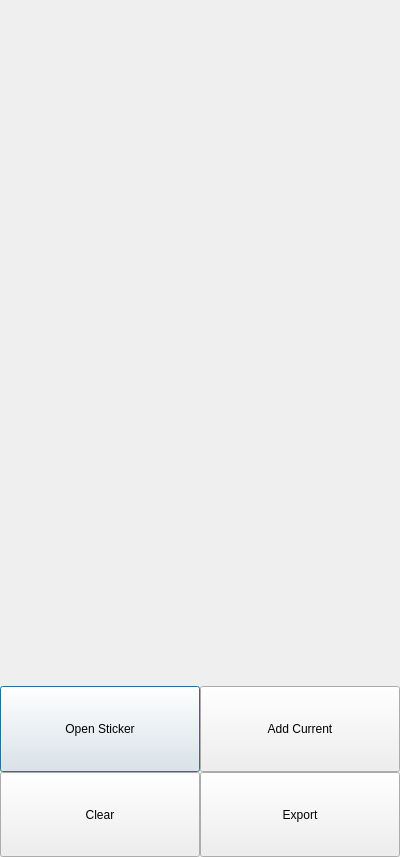
<?xml version="1.0" encoding="UTF-8"?>
<ui version="4.0">
 <class>StickerPackBuilderDialog</class>
 <widget class="QDialog" name="StickerPackBuilderDialog">
  <property name="geometry">
   <rect>
    <x>0</x>
    <y>0</y>
    <width>400</width>
    <height>857</height>
   </rect>
  </property>
  <property name="windowTitle">
   <string>Export Stickers</string>
  </property>
  <layout class="QVBoxLayout" name="verticalLayout" stretch="8,2">
   <property name="spacing">
    <number>0</number>
   </property>
   <property name="leftMargin">
    <number>0</number>
   </property>
   <property name="topMargin">
    <number>0</number>
   </property>
   <property name="rightMargin">
    <number>0</number>
   </property>
   <property name="bottomMargin">
    <number>0</number>
   </property>
   <item>
    <widget class="QScrollArea" name="scroll_area">
     <property name="frameShape">
      <enum>QFrame::NoFrame</enum>
     </property>
     <property name="verticalScrollBarPolicy">
      <enum>Qt::ScrollBarAlwaysOff</enum>
     </property>
     <property name="horizontalScrollBarPolicy">
      <enum>Qt::ScrollBarAlwaysOff</enum>
     </property>
     <property name="widgetResizable">
      <bool>true</bool>
     </property>
     <widget class="QWidget" name="scrollAreaWidgetContents">
      <property name="geometry">
       <rect>
        <x>0</x>
        <y>0</y>
        <width>400</width>
        <height>686</height>
       </rect>
      </property>
      <layout class="QVBoxLayout" name="verticalLayout_2">
       <property name="leftMargin">
        <number>0</number>
       </property>
       <property name="topMargin">
        <number>0</number>
       </property>
       <property name="rightMargin">
        <number>0</number>
       </property>
       <property name="bottomMargin">
        <number>0</number>
       </property>
       <item>
        <layout class="QGridLayout" name="layout_items">
         <property name="verticalSpacing">
          <number>0</number>
         </property>
        </layout>
       </item>
       <item>
        <spacer name="verticalSpacer">
         <property name="orientation">
          <enum>Qt::Vertical</enum>
         </property>
         <property name="sizeHint" stdset="0">
          <size>
           <width>20</width>
           <height>40</height>
          </size>
         </property>
        </spacer>
       </item>
      </layout>
     </widget>
    </widget>
   </item>
   <item>
    <layout class="QGridLayout" name="gridLayout_2">
     <property name="bottomMargin">
      <number>0</number>
     </property>
     <property name="spacing">
      <number>0</number>
     </property>
     <item row="0" column="0">
      <widget class="QPushButton" name="button_add">
       <property name="sizePolicy">
        <sizepolicy hsizetype="Expanding" vsizetype="Expanding">
         <horstretch>0</horstretch>
         <verstretch>0</verstretch>
        </sizepolicy>
       </property>
       <property name="text">
        <string>Open Sticker</string>
       </property>
       <property name="iconSize">
        <size>
         <width>64</width>
         <height>64</height>
        </size>
       </property>
      </widget>
     </item>
     <item row="1" column="0">
      <widget class="QPushButton" name="button_clear">
       <property name="sizePolicy">
        <sizepolicy hsizetype="Expanding" vsizetype="Expanding">
         <horstretch>0</horstretch>
         <verstretch>0</verstretch>
        </sizepolicy>
       </property>
       <property name="text">
        <string>Clear</string>
       </property>
       <property name="iconSize">
        <size>
         <width>64</width>
         <height>64</height>
        </size>
       </property>
      </widget>
     </item>
     <item row="1" column="1">
      <widget class="QPushButton" name="button_export">
       <property name="sizePolicy">
        <sizepolicy hsizetype="Expanding" vsizetype="Expanding">
         <horstretch>0</horstretch>
         <verstretch>0</verstretch>
        </sizepolicy>
       </property>
       <property name="text">
        <string>Export</string>
       </property>
       <property name="iconSize">
        <size>
         <width>64</width>
         <height>64</height>
        </size>
       </property>
      </widget>
     </item>
     <item row="0" column="1">
      <widget class="QPushButton" name="button_add_current">
       <property name="sizePolicy">
        <sizepolicy hsizetype="Expanding" vsizetype="Expanding">
         <horstretch>0</horstretch>
         <verstretch>0</verstretch>
        </sizepolicy>
       </property>
       <property name="text">
        <string>Add Current</string>
       </property>
       <property name="iconSize">
        <size>
         <width>64</width>
         <height>64</height>
        </size>
       </property>
      </widget>
     </item>
    </layout>
   </item>
  </layout>
 </widget>
 <resources/>
 <connections/>
</ui>
